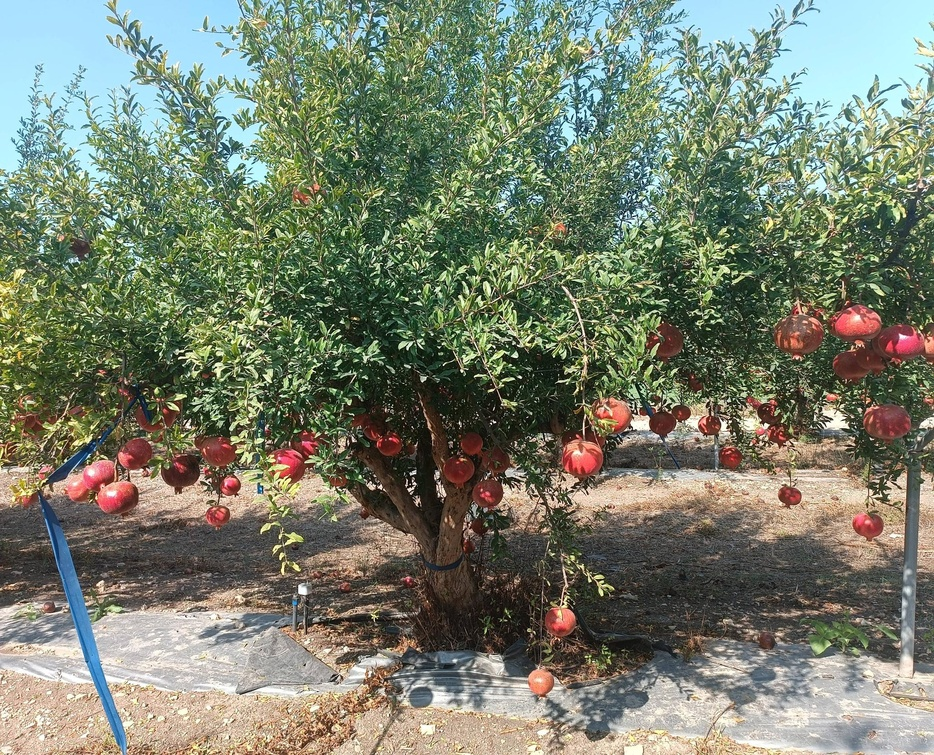
#> input picture sample_datasets/raw/sample_dataset_loss_raw/test/images/BE1_1_s_jpg.rf.0da3972b032816a7d0024070e76d92f4.jpg, 934 x 755 px, shrunk from 2048 x 1656 before the run; its folder holds only this picture in this run
$ python -i preprocess.py   (imports and definitions only)
#> lines starting #> are read from the running program, lines starting #| are printed output that depends on the picture
#> in preprocess_single_image, image is the input picture: shape (755, 934, 3); mean B, G, R 109.6, 127.6, 120.2
from pathlib import Path
import shutil
import cv2
import numpy as np


IMAGE_EXTENSIONS = {".jpg", ".jpeg", ".png"}


def apply_clahe(image: np.ndarray) -> np.ndarray:
    """Apply CLAHE to enhance local contrast."""
    lab = cv2.cvtColor(image, cv2.COLOR_RGB2LAB)
#> lab: shape (755, 934, 3); mean of channels 0, 1, 2 131.3, 122.5, 137.5
    l, a, b = cv2.split(lab)
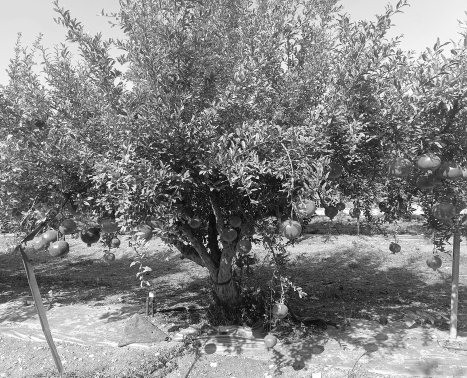
#> l: shape (755, 934) (shown at 1/2 size); min 0, max 255, mean 131.3
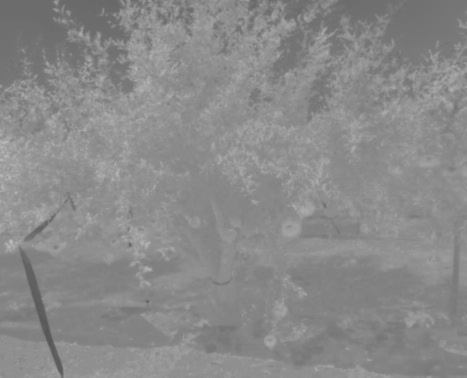
#> b: shape (755, 934) (shown at 1/2 size); min 84, max 192, mean 137.5

    clahe = cv2.createCLAHE(clipLimit=2.0, tileGridSize=(8, 8))
    l = clahe.apply(l)

    merged = cv2.merge((l, a, b))
#> merged: shape (755, 934, 3); mean of channels 0, 1, 2 129.6, 122.5, 137.5
    return cv2.cvtColor(merged, cv2.COLOR_LAB2RGB)


def enhance_saturation(image: np.ndarray, saturation_scale: float = 1.3) -> np.ndarray:
    """Enhance image saturation."""
#> called with saturation_scale = 1.3
    hsv = cv2.cvtColor(image, cv2.COLOR_RGB2HSV)
#> hsv: shape (755, 934, 3); mean H, S, V 46.1, 83.5, 135.5
    h, s, v = cv2.split(hsv)
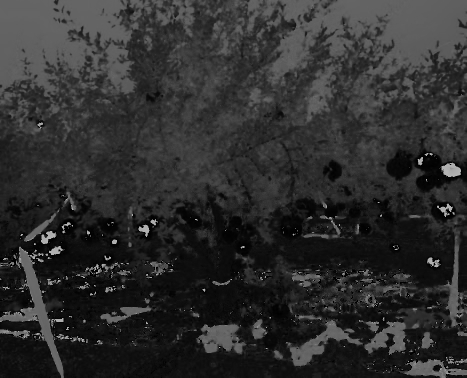
#> h: shape (755, 934) (shown at 1/2 size); min 0, max 179, mean 46.1
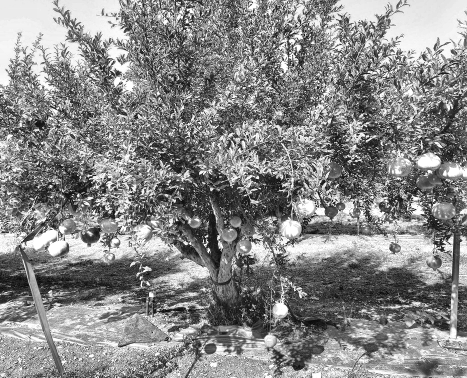
#> v: shape (755, 934) (shown at 1/2 size); min 0, max 255, mean 135.5

    s = np.clip(s.astype(np.float32) * saturation_scale, 0, 255).astype(np.uint8)
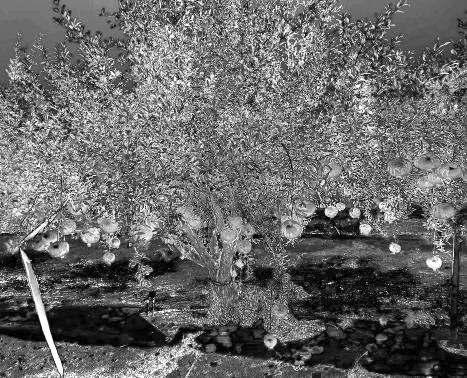
#> s: shape (755, 934) (shown at 1/2 size); min 0, max 255, mean 103.6

    merged = cv2.merge((h, s, v))
#> merged: shape (755, 934, 3); mean H, S, V 46.1, 103.6, 135.5
    return cv2.cvtColor(merged, cv2.COLOR_HSV2RGB)
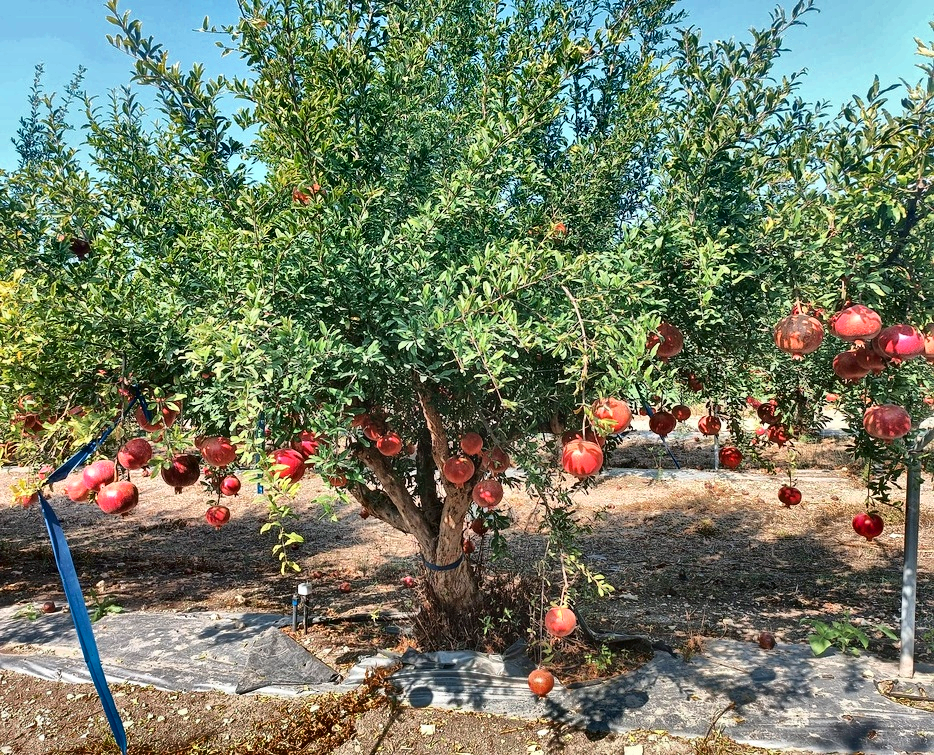
#> returned value: shape (755, 934, 3); mean R, G, B 114.3, 123.9, 100.6


def preprocess_single_image(input_path: Path, output_path: Path, saturation_scale: float = 1.3) -> bool:
    """Read one image, preprocess it, and save it to output_path."""
    image = cv2.imread(str(input_path))
    if image is None:
        print(f"Failed to load: {input_path}")
        return False

    image_rgb = cv2.cvtColor(image, cv2.COLOR_BGR2RGB)
    image_rgb = apply_clahe(image_rgb)
    image_rgb = enhance_saturation(image_rgb, saturation_scale=saturation_scale)
    result_bgr = cv2.cvtColor(image_rgb, cv2.COLOR_RGB2BGR)

#> (the run stopped early here; a loop or call above may not have finished)

$ run again, on sample_datasets/raw/sample_dataset_loss_raw/test/images/BE3_1_s_jpg.rf.22375de43d341022eae767d46a5b4a42.jpg
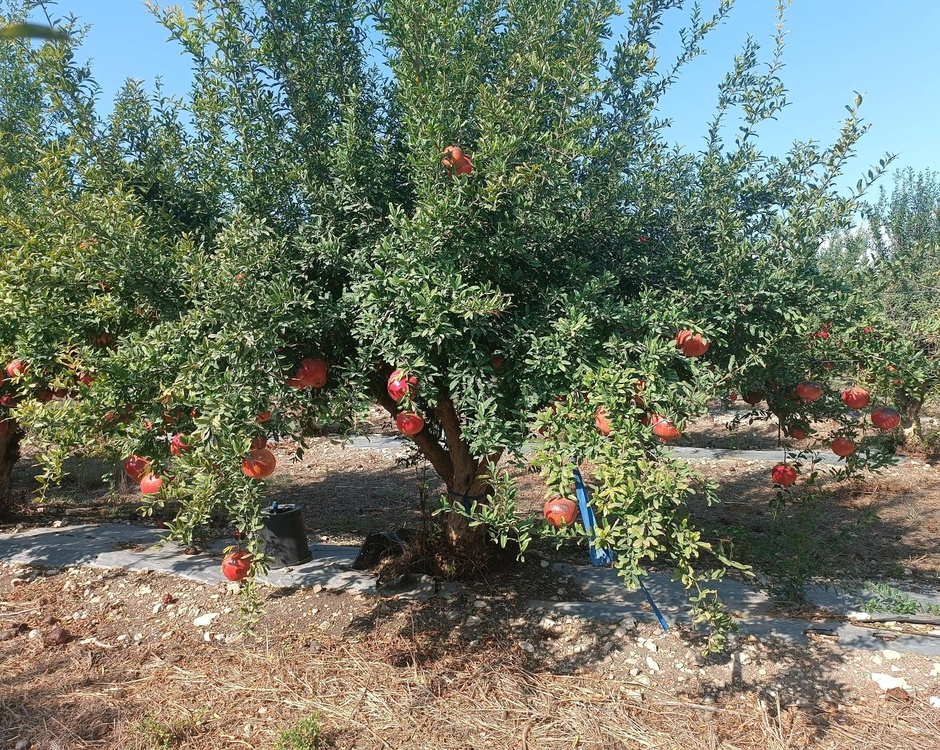
#> input picture sample_datasets/raw/sample_dataset_loss_raw/test/images/BE3_1_s_jpg.rf.22375de43d341022eae767d46a5b4a42.jpg, 940 x 750 px, shrunk from 2048 x 1634 before the run
#> in preprocess_single_image, image is the input picture: shape (750, 940, 3); mean B, G, R 104.2, 120.5, 112.7
#> lab: shape (750, 940, 3); mean of channels 0, 1, 2 124.2, 122.7, 136.6
#> hsv: shape (750, 940, 3); mean H, S, V 48.6, 87.9, 137.6
#> in enhance_saturation, `s = np.clip(s.astype(np.float32) * saturation_scale, 0, 255).astype(np..`:
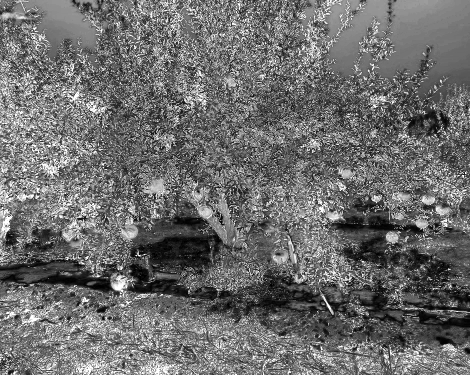
#> s: shape (750, 940) (shown at 1/2 size); min 0, max 255, mean 109.2
#> in enhance_saturation, `return cv2.cvtColor(merged, cv2.COLOR_HSV2RGB)`:
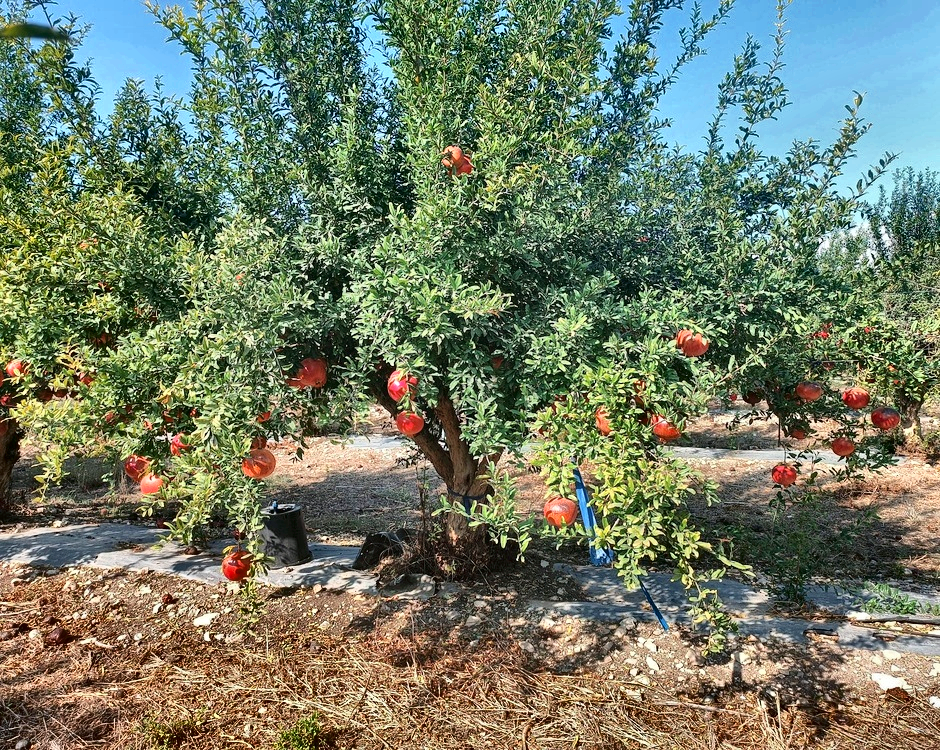
#> returned value: shape (750, 940, 3); mean R, G, B 113.5, 124.2, 102.7

$ run again, on sample_datasets/raw/sample_dataset_loss_raw/test/images/BK3_1_s_jpg.rf.378b14a100d5112f85bbb485c85d6d2f.jpg
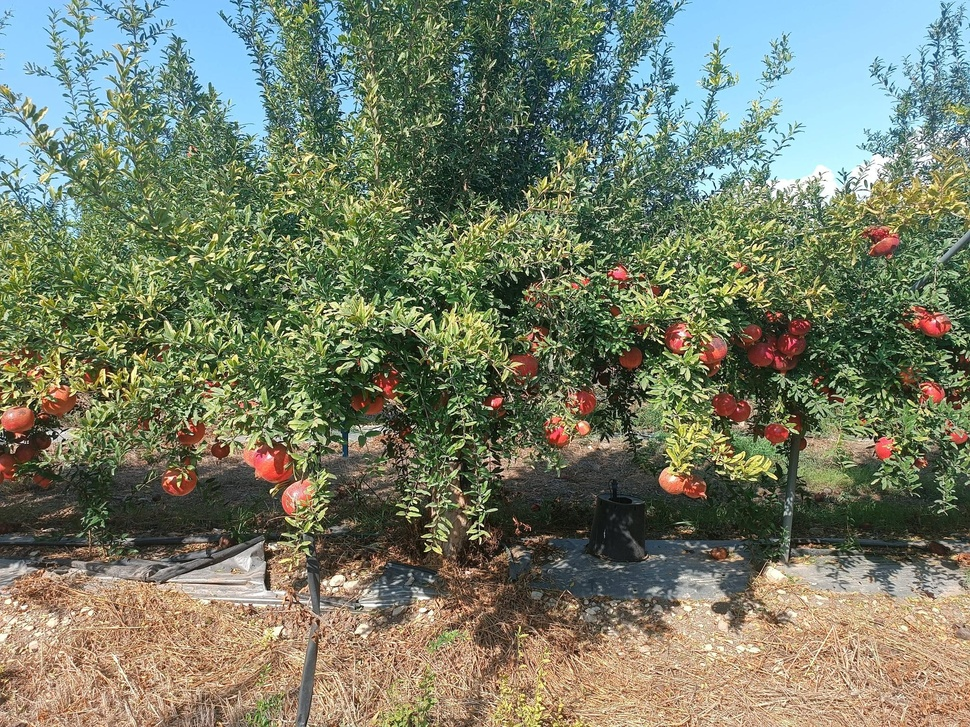
#> input picture sample_datasets/raw/sample_dataset_loss_raw/test/images/BK3_1_s_jpg.rf.378b14a100d5112f85bbb485c85d6d2f.jpg, 970 x 727 px, shrunk from 2048 x 1536 before the run
#> in preprocess_single_image, image is the input picture: shape (727, 970, 3); mean B, G, R 103.6, 125.1, 118.4
#> lab: shape (727, 970, 3); mean of channels 0, 1, 2 129.1, 122.4, 139.6
#> hsv: shape (727, 970, 3); mean H, S, V 46.4, 99.7, 139.4
#> in enhance_saturation, `s = np.clip(s.astype(np.float32) * saturation_scale, 0, 255).astype(np..`:
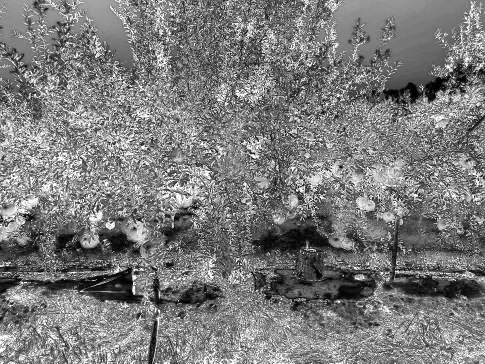
#> s: shape (727, 970) (shown at 1/2 size); min 0, max 255, mean 123.2
#> in enhance_saturation, `return cv2.cvtColor(merged, cv2.COLOR_HSV2RGB)`:
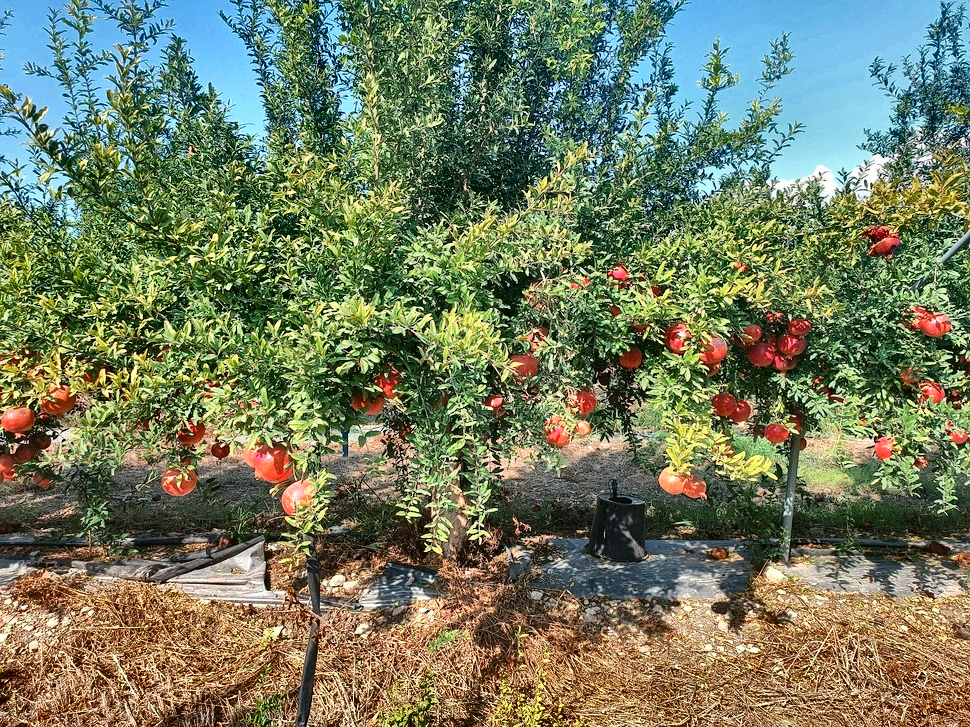
#> returned value: shape (727, 970, 3); mean R, G, B 115, 124.3, 96.4
